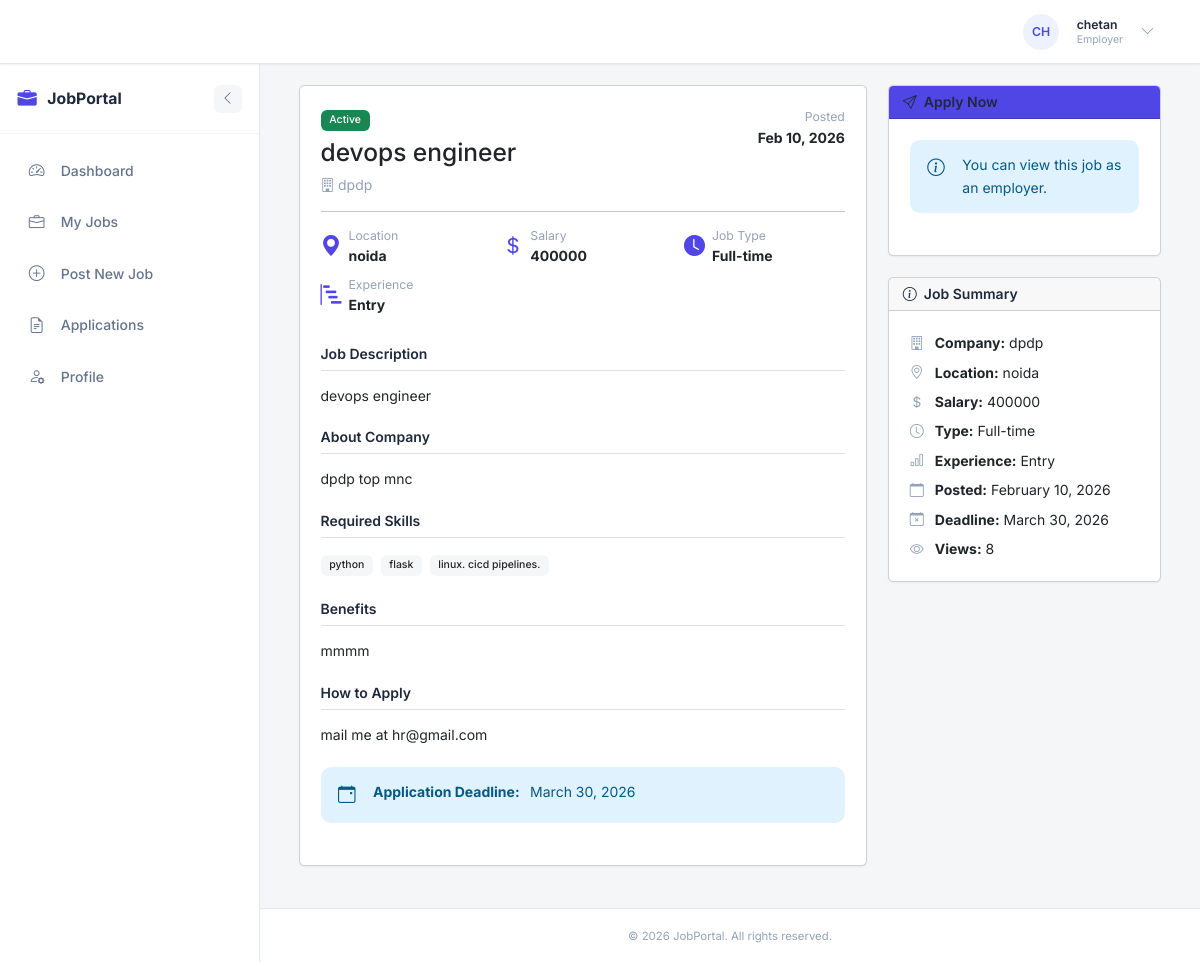
Page /job/2 (signed in) on the earlier database version.
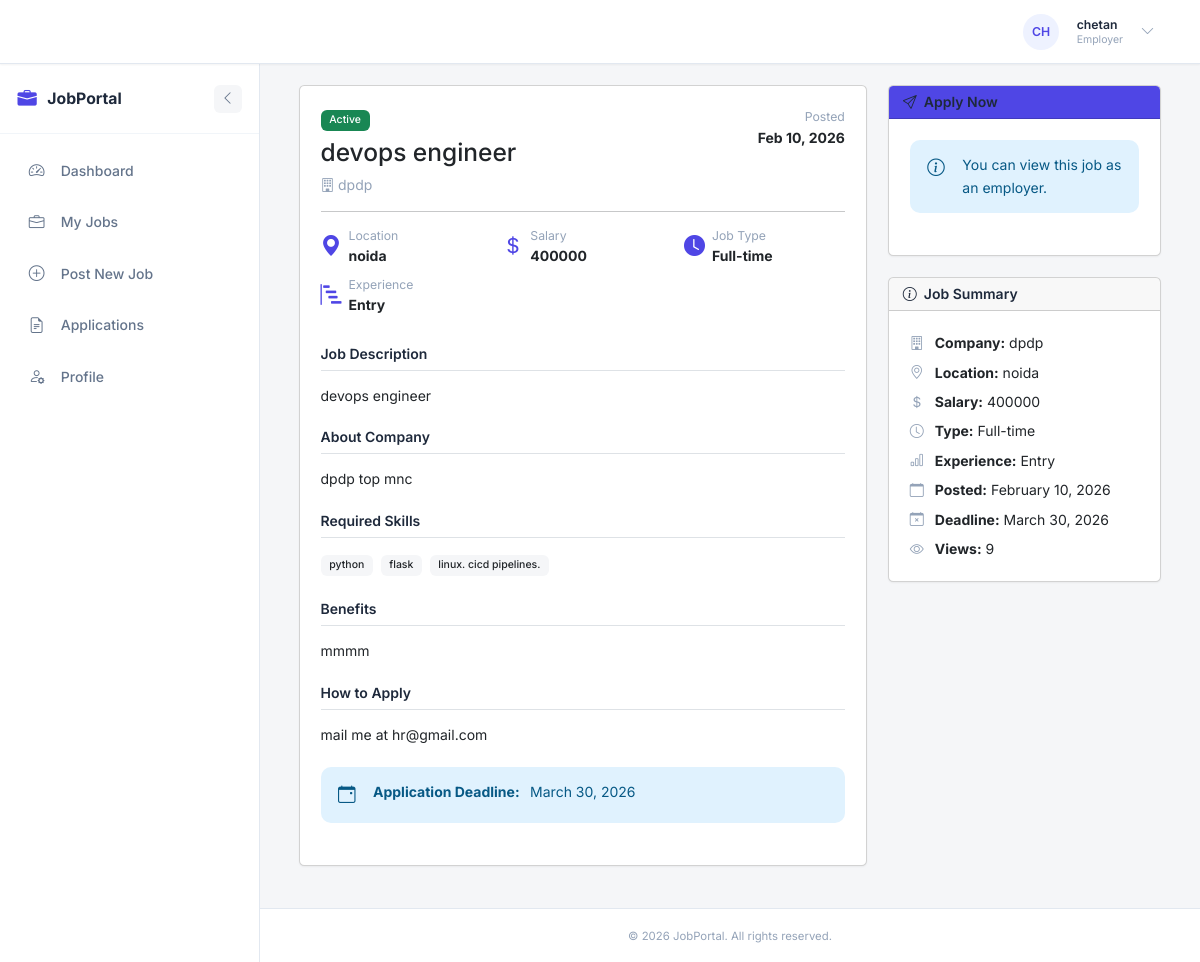
Same page on the later database version.
### models.py (models this page shows, shortened)
class Job(db.Model):
    __tablename__ = 'jobs'
    id = db.Column(db.Integer, primary_key=True)
    title = db.Column(db.String(200), nullable=False)
    description = db.Column(db.Text, nullable=False)
    company_name = db.Column(db.String(200), nullable=False)
    company_description = db.Column(db.Text, nullable=True)
    location = db.Column(db.String(200), nullable=False)
    salary = db.Column(db.String(100), nullable=True)  # Can be range or specific amount
    salary_min = db.Column(db.Integer, nullable=True)
    salary_max = db.Column(db.Integer, nullable=True)
    job_type = db.Column(db.String(50), nullable=True)  # Full-time, Part-time, Contract, etc.
    experience_level = db.Column(db.String(50), nullable=True)  # Entry, Mid, Senior
    required_skills = db.Column(db.Text, nullable=True)  # Comma-separated
    benefits = db.Column(db.Text, nullable=True)
    how_to_apply = db.Column(db.Text, nullable=True)
    application_email = db.Column(db.String(120), nullable=True)
    status = db.Column(db.String(20), default='active')  # active, closed, draft
    views_count = db.Column(db.Integer, default=0)
    employer_id = db.Column(db.Integer, db.ForeignKey('users.id'), nullable=False, index=True)
    created_at = db.Column(db.DateTime, default=datetime.utcnow)
    updated_at = db.Column(db.DateTime, default=datetime.utcnow, onupdate=datetime.utcnow)
    deadline = db.Column(db.DateTime, nullable=True)
    employer = db.relationship('User', back_populates='jobs', foreign_keys=[employer_id])
    applications = db.relationship('Application', back_populates='job', cascade='all, delete-orphan')
    @hybrid_property
    def application_count(self):
        """Optimized application count using hybrid property - avoids loading full relationship"""
        return len(self.applications)
    def get_status_display(self):
        statuses = {
            'active': 'Active',
            'closed': 'Closed',
            'draft': 'Draft'
        }
        return statuses.get(self.status, self.status)

### main/routes.py (the view)
@main.route('/job/<int:job_id>')
def job_detail(job_id):
    job = Job.query.get_or_404(job_id)
    job.views_count += 1
    db.session.commit()
    applied_job_ids = []
    if current_user.is_authenticated and current_user.is_jobseeker():
        applications = Application.query.filter_by(
            jobseeker_id=current_user.id
        ).all()
        applied_job_ids = [app.job_id for app in applications]
    return render_template('job_detail.html',
                         job=job,
                         applied_job_ids=applied_job_ids)

### app.py (called while the page is built)
@login_manager.user_loader
def load_user(user_id):
    return User.query.get(int(user_id))

@app.context_processor
def inject_sidebar_state():
    is_auth = getattr(current_user, 'is_authenticated', False)
    if is_auth:
        sidebar_collapsed = request.cookies.get('sidebar_collapsed', 'false') == 'true'
    else:
        sidebar_collapsed = False
    return dict(sidebar_collapsed=sidebar_collapsed)

### models.py (called while the page is built)
    def is_admin(self):
        return self.role == 'admin'

    def is_employer(self):
        return self.role == 'employer'

    def is_jobseeker(self):
        return self.role == 'jobseeker'

    def get_role_display(self):
        roles = {
            'admin': 'Admin',
            'employer': 'Employer',
            'jobseeker': 'Jobseeker'
        }
        return roles.get(self.role, self.role)

### templates/job_detail.html (shortened to what the changed rows need)
{% extends "base.html" %}
{% block content %}
<div class="container">
    <div class="row">
        <div class="col-lg-8">
            <div class="card shadow-sm mb-4">
                <div class="card-body">
                    <div class="d-flex justify-content-between align-items-start mb-3">
                        <div>
                            <span class="badge bg-{{ 'success' if job.status == 'active' else 'secondary' }} mb-2">
                                {{ job.get_status_display() }}
                            </span>
                            <h1 class="h3 mb-2">{{ job.title }}</h1>
                            <p class="text-muted mb-0">
                                <i class="bi bi-building me-1"></i>{{ job.company_name }}
                            </p>
                        </div>
                        <div class="text-end">
                            <small class="text-muted d-block">Posted</small>
                            <strong>{{ job.created_at.strftime('%b %d, %Y') }}</strong>
                        </div>
                    </div>
                    <hr>
                    <div class="row mb-4">
                        <div class="col-md-4 mb-2">
                            <div class="d-flex align-items-center">
                                <div>
                                    <small class="text-muted d-block">Location</small>
                                    <strong>{{ job.location }}</strong>
                                </div>
                            </div>
                        </div>
                        {% if job.salary %}
                            <div class="col-md-4 mb-2">
                                <div class="d-flex align-items-center">
                                    <i class="bi bi-currency-dollar text-primary fs-4 me-2"></i>
                                    <div>
                                        <small class="text-muted d-block">Salary</small>
                                        <strong>{{ job.salary }}</strong>
                                    </div>
                                </div>
                            </div>
                        {% endif %}
                        {% if job.job_type %}
                            <div class="col-md-4 mb-2">
                                <div class="d-flex align-items-center">
                                    <i class="bi bi-clock-fill text-primary fs-4 me-2"></i>
                                    <div>
                                        <small class="text-muted d-block">Job Type</small>
                                        <strong>{{ job.job_type }}</strong>
                                    </div>
                                </div>
                            </div>
                        {% endif %}
                        {% if job.experience_level %}
                            <div class="col-md-4 mb-2">
                                <div class="d-flex align-items-center">
                                    <i class="bi bi-bar-chart-steps text-primary fs-4 me-2"></i>
                                    <div>
                                        <small class="text-muted d-block">Experience</small>
                                        <strong>{{ job.experience_level }}</strong>
                                    </div>
                                </div>
                            </div>
                        {% endif %}
                    </div>
                    <h5 class="border-bottom pb-2 mb-3">Job Description</h5>
                    <div class="mb-4">
                        {{ job.description | replace('\n', '<br>') | safe }}
                    </div>
                    {% if job.company_description %}
                        <h5 class="border-bottom pb-2 mb-3">About Company</h5>
                        <div class="mb-4">
                            {{ job.company_description | replace('\n', '<br>') | safe }}
                        </div>
                    {% endif %}
                    {% if job.required_skills %}
                        <h5 class="border-bottom pb-2 mb-3">Required Skills</h5>
                        <div class="mb-4">
                            {% for skill in job.required_skills.split(',') %}
                                <span class="badge bg-light text-dark me-1 mb-1">{{ skill.strip() }}</span>
                            {% endfor %}
                        </div>
                    {% endif %}
                    {% if job.benefits %}
                        <h5 class="border-bottom pb-2 mb-3">Benefits</h5>
                        <div class="mb-4">
                            {{ job.benefits | replace('\n', '<br>') | safe }}
                        </div>
                    {% endif %}
                    {% if job.how_to_apply %}
                        <h5 class="border-bottom pb-2 mb-3">How to Apply</h5>
                        <div class="mb-4">
                            {{ job.how_to_apply | replace('\n', '<br>') | safe }}
                        </div>
                    {% endif %}
                    {% if job.deadline %}
                        <div class="alert alert-info">
                            <i class="bi bi-calendar-event me-2"></i>
                            <strong>Application Deadline:</strong> {{ job.deadline.strftime('%B %d, %Y') }}
                        </div>
                    {% endif %}
                </div>
            </div>
        </div>
        <div class="col-lg-4">
            <div class="card shadow-sm">
                <div class="card-body">
                    <ul class="list-unstyled mb-0">
                        <li class="mb-2">
                            <i class="bi bi-building me-2 text-muted"></i>
                            <strong>Company:</strong> {{ job.company_name }}
                        </li>
                        <li class="mb-2">
                            <i class="bi bi-geo-alt me-2 text-muted"></i>
                            <strong>Location:</strong> {{ job.location }}
                        </li>
                        {% if job.salary %}
                            <li class="mb-2">
                                <i class="bi bi-currency-dollar me-2 text-muted"></i>
                                <strong>Salary:</strong> {{ job.salary }}
                            </li>
                        {% endif %}
                        {% if job.job_type %}
                            <li class="mb-2">
                                <i class="bi bi-clock me-2 text-muted"></i>
                                <strong>Type:</strong> {{ job.job_type }}
                            </li>
                        {% endif %}
                        {% if job.experience_level %}
                            <li class="mb-2">
                                <i class="bi bi-bar-chart me-2 text-muted"></i>
                                <strong>Experience:</strong> {{ job.experience_level }}
                            </li>
                        {% endif %}
                        <li class="mb-2">
                            <i class="bi bi-calendar me-2 text-muted"></i>
                            <strong>Posted:</strong> {{ job.created_at.strftime('%B %d, %Y') }}
                        </li>
                        {% if job.deadline %}
                            <li class="mb-2">
                                <i class="bi bi-calendar-x me-2 text-muted"></i>
                                <strong>Deadline:</strong> {{ job.deadline.strftime('%B %d, %Y') }}
                            </li>
                        {% endif %}
                        <li>
                            <i class="bi bi-eye me-2 text-muted"></i>
                            <strong>Views:</strong> {{ job.views_count }}
                        </li>
                    </ul>
                </div>
            </div>
        </div>
    </div>
</div>
{% endblock %}

Differences in the rows shown:
changed Job "devops engineer": views_count "8" → "9"
